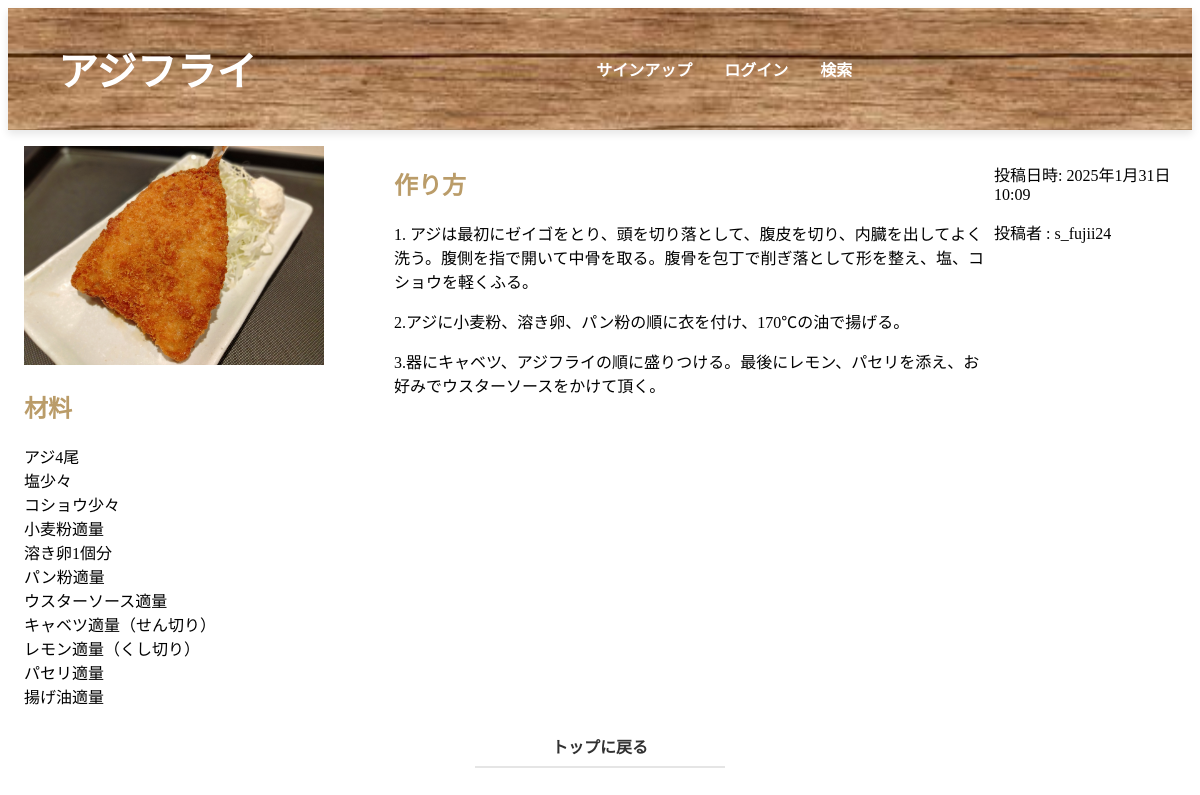
/blog-detail/6/, run on the app's committed database.
### cookapp/models.py (models this page shows, shortened)
class BlogPost(models.Model):
    user = models.ForeignKey(
    get_user_model(),
    on_delete=models.CASCADE,
    verbose_name='ユーザー',
    default=1
    )
    title = models.CharField(
        verbose_name='タイトル',
        max_length=200
    )
    material = models.TextField(
        verbose_name='材料'
    )
    content = models.TextField(
        verbose_name='作り方'
    )
    tags = TaggableManager(
        verbose_name='タグ',
        blank=True
        )
    posted_at = models.DateTimeField(
        verbose_name='投稿日時',
        auto_now_add=True
    )
    image1 = models.ImageField(
    verbose_name='写真',
    upload_to='photos',
    default='photos/default.jpg'
    )

### accounts/models.py (models this page shows)
class CustomUser(AbstractUser):
    pass

### cookapp/views.py (the view)
# urls.py: path('blog-detail/<int:pk>/', views.BlogDetail.as_view(), name='blog_detail'),
class BlogDetail(DetailView):
    template_name='post.html'
    model = BlogPost

### cookapp/templates/post.html (shortened to what this page needs)
{% load static %}
<!DOCTYPE html>
<html lang="ja">
<head>
    <link rel="stylesheet" href="{% static 'css/styles.css' %}">
</head>
<body>
    <header>
        <div class="container">
            <h1>{{ object.title }}</h1>
            <nav>
                {% if user.is_authenticated %}
                <a href="{% url 'cookapp:post_create' %}" class="btn btn-link nav-link">投稿する</a>
                <form action="{% url 'accounts:logout' %}" method="post" class="d-inline">
                    {% csrf_token %}
                    <button type="submit" class="btn btn-link nav-link">ログアウト</button>
                </form>
                <a href="{% url 'cookapp:search' %}" class="text-white">検索</a>
                {% else %}
                <a href="{% url 'accounts:signup' %}" class="text-white">サインアップ</a>
                <a href="{% url 'accounts:login' %}" class="text-white">ログイン</a>
                <a href="{% url 'cookapp:search' %}" class="text-white">検索</a>
                {% endif %}
            </nav>
        </div>
    </header>
    <main>
        <article class="recipe-container">
            <div class="recipe-image-container">
                <img src="{{ object.image1.url }}" alt="{{ object.title }}" class="recipe-image">
                <h2>材料</h2>
                <p>{{ object.material|linebreaks }}</p>
            </div>
            <div class="recipe-content">
                <h2>作り方</h2>
                <p>{{ object.content|linebreaks }}</p>
            </div>
            <div class="time">
                <p>投稿日時: {{ object.posted_at }}</p>
                <a href="{% url 'cookapp:post_list' %}?user={{ object.user.id }}" class="user-link">投稿者 : {{ object.user.username }}</a>
            </div>
        </article>
        <div class="button_line001">
            <a href="{% url 'cookapp:index' %}">トップに戻る</a>
        </div>
    </main>
</body>
</html>

### static/css/styles.css (style rules this page uses)
header { background-image: url("/static/images/image1.jpg"); background-size: cover; background-position: center; color: white; padding: 2rem 0; text-align: center; box-shadow: 0 4px 8px rgba(0, 0, 0, 0.1); }
header h1 { font-size: 2.5rem; margin: 0; text-align: left; margin-left: 50px; }
nav a { color: white; margin: 0 1rem; text-decoration: none; font-weight: bold; }
nav a.text-white { color: white; margin: 0 1rem; text-decoration: none; font-weight: bold; }
main { padding: 1rem; }
h2 { color: rgb(186, 156, 105); }
a { text-decoration: none; }
.recipe-image { width: 300px; height: auto; }
.recipe-container { display: flex; align-items: flex-start; }
.recipe-image-container { margin-right: 20px; }
.recipe-content { max-width: 600px; margin-left: 50px; overflow-y: auto; max-height: 400px; }
.button_line001 a { position: relative; display: flex; justify-content: space-around; align-items: center; margin: 0 auto; max-width: 200px; padding: 10px 25px; color: #313131; transition: 0.3s ease-in-out; font-weight: 600; }
.button_line001 a:before { position: absolute; bottom: 0px; left: 50%; content: ''; width: 100%; height: 2px; background: rgba(0, 0, 0, .1); transform: translateX(-50%); }
.button_line001 a:after { position: absolute; bottom: 0px; left: 0; content: ''; width: 100%; height: 2px; background: #000; transform: scale(0, 1); transform-origin: left top; transition: transform .3s; }
a.user-link { color: black; text-decoration: none; }
nav { display: flex; align-items: center; }
header .container { display: flex; justify-content: space-between; align-items: center; }
header nav { margin: 0 auto; }

### data on the page
BlogPost: title "アジフライ", image1 (picture), material "アジ4尾 塩少々 コショウ少々 小麦粉適量 溶き卵1個分 パン粉適量 ウスターソース適量 キャベツ適量（せん切り） レモン適量（くし切り） パセリ適量 揚げ油適量", content "1. アジは最初にゼイゴをとり、頭を切り落として、腹皮を切り、内臓を出してよく洗う。腹側を指で開いて中骨を取る。腹骨を包丁で削ぎ落として形を整え、塩、コショウを軽くふる。 2.アジに小麦粉、溶き卵、パン粉の順に衣を付け、170℃の油で揚げる。 3.器にキャベツ、アジフライの順に盛りつける。最後にレモン、パセリを添え、お好みでウスターソースをかけて頂く。", posted_at "2025年1月31日10:09", user.username "s_fujii24"
